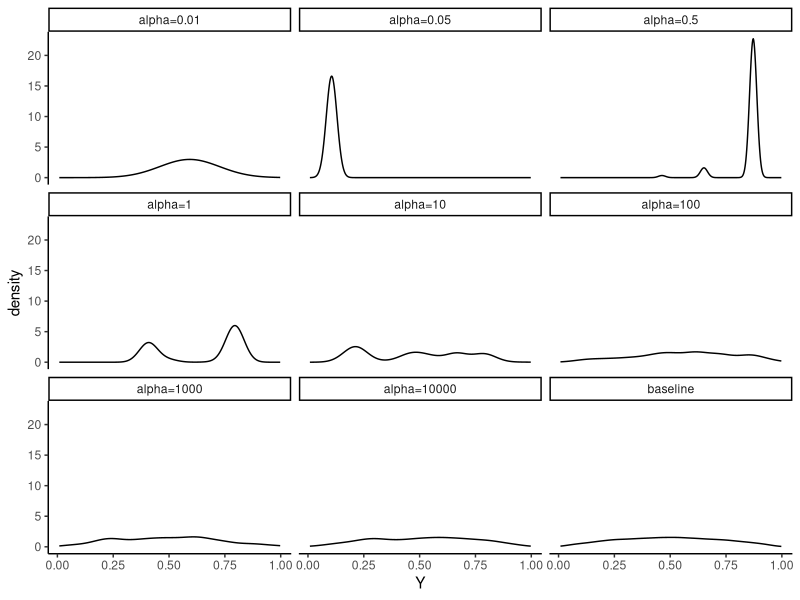

This chart was generated by the following R code:
#' Take n draws from G ~ DP(alpha, H)
#'
#' @examples
#'     X1 <- rdp(1000, mean=4, sd=20)
#'     X2 <- rdp(1000, H=rbeta, shape1=2, shape2=2)
#' @param n number of draws from Dirichlet Process
#' @param alpha precision parameter
#' @param H baseline distribution
#' @param k number of stick breaks and draws from baseline distribution
#' @param ... named parameters passed to baseline distribution
#' @return A vector of draws from DP
rdp <- function(n, alpha=1, H=rnorm, k=1000, ...) {

    # beta_k ~ Beta(1, alpha)
    beta.k <- rbeta(k, 1, alpha)
    
    # pi_k = beta_k prod_1^{k-1} (1-beta_t)
    pi.k <- numeric(k)
    pi.k[1] <- beta.k[1]
    for (j in 2:k) {
        pi.k[j] <- beta.k[j] * prod(1-beta.k[1:(j-1)])
    }

    # theta_k^* ~ H
    theta.star.k <- H(k, ...)

    # G = sum_1^{infty} pi_k delta_{theta_k^*}
    G <- sample(theta.star.k, prob=pi.k, replace=TRUE)

    return(G)
}

# compare alpha parameters
set.seed(90210)
n <- 10000
G.0 <- rbeta(n, 2, 2)
Y1 <- rdp(n, alpha=0.01, H=rbeta, shape1=2, shape2=2)
Y2 <- rdp(n, alpha=0.05, H=rbeta, shape1=2, shape2=2)
Y3 <- rdp(n, alpha=0.5, H=rbeta, shape1=2, shape2=2)
Y4 <- rdp(n, alpha=1, H=rbeta, shape1=2, shape2=2)
Y5 <- rdp(n, alpha=10, H=rbeta, shape1=2, shape2=2)
Y6 <- rdp(n, alpha=100, H=rbeta, shape1=2, shape2=2)
Y7 <- rdp(n, alpha=1000, H=rbeta, shape1=2, shape2=2)
Y8 <- rdp(n, alpha=10000, H=rbeta, shape1=2, shape2=2)

library(ggplot2)
theme_set(theme_classic())

data <- rbind(data.frame(Y=G.0, what="baseline"),
              data.frame(Y=Y1, what="alpha=0.01"),
              data.frame(Y=Y2, what="alpha=0.05"),
              data.frame(Y=Y3, what="alpha=0.5"),
              data.frame(Y=Y4, what="alpha=1"),
              data.frame(Y=Y5, what="alpha=10"),
              data.frame(Y=Y6, what="alpha=100"),
              data.frame(Y=Y7, what="alpha=1000"),
              data.frame(Y=Y8, what="alpha=10000"))

ggplot(data, aes(Y)) +
    geom_density() +
    facet_wrap(~what)
